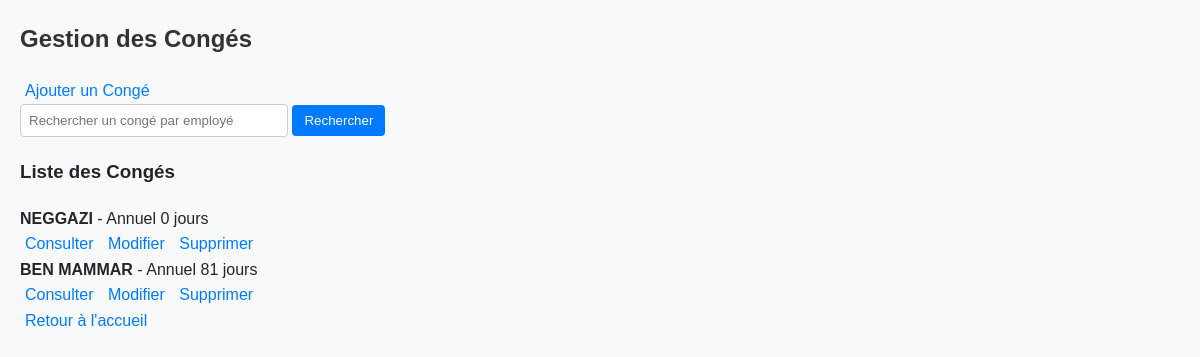
The app's page /conges/ with its own data.
### app1/models.py (models this page shows, shortened)
class Conge(models.Model):
    TYPE_CONGE_CHOICES = [
        ('Annuel', 'Congé Annuel'),
        ('Maladie', 'Congé Maladie'),
        ('Maternité', 'Congé Maternité/Paternité'),
        ('Sans Solde', 'Congé Sans Solde'),
    ]
    employe = models.ForeignKey(
        Employe,
        on_delete=models.CASCADE,
        related_name="conges",
        verbose_name="Employé"
    )
    type_conge = models.CharField(
        max_length=20,
        choices=TYPE_CONGE_CHOICES,
        verbose_name="Type de congé"
    )
    date_debut = models.DateField(verbose_name="Date de début")
    date_fin = models.DateField(verbose_name="Date de fin")
    jours_utilises = models.PositiveIntegerField(editable=False, verbose_name="Jours utilisés")
    solde_initial = models.PositiveIntegerField(verbose_name="Solde initial")
    solde_restant = models.PositiveIntegerField(verbose_name="Solde restant", editable=False)
    class Meta:
        verbose_name = "Congé"
        verbose_name_plural = "Congés"
        ordering = ['-date_debut']  # Tri par date de début décroissante

class Employe(models.Model):
    HOMME = 'H'
    FEMME = 'F'
    SEXE_CHOICES = [
        (HOMME, 'Homme'),
        (FEMME, 'Femme'),
    ]
    nom = models.CharField(max_length=100, verbose_name="Nom")
    prenom = models.CharField(max_length=100, verbose_name="Prénom")
    date_naissance = models.DateField(verbose_name="Date de naissance")
    date_embauche = models.DateField(verbose_name="Date d'embauche")
    adresse = models.TextField(verbose_name="Adresse")
    service = models.ForeignKey(
        'Service',
        on_delete=models.SET_NULL,
        null=True,
        blank=True,
        verbose_name="Service"
    )
    competences = models.TextField(verbose_name="Compétences", blank=True)
    historique_professionnel = models.TextField(verbose_name="Historique professionnel", blank=True)
    sexe = models.CharField(
        max_length=1,
        choices=SEXE_CHOICES,
        verbose_name="Sexe",
        default=HOMME,  # Par défaut, l'employé est masculin
    )
    class Meta:
        verbose_name = "Employé"
        verbose_name_plural = "Employés"
        ordering = ['nom', 'prenom']  # Tri par nom puis prénom

### app1/views/conge_views.py (the view)
# urls.py: path('conges/', conge_views.recherche_conge, name='recherche_conge'),
def recherche_conge(request):
    query = request.GET.get('q', '')
    if query:
        conges = Conge.objects.filter(employe__nom__icontains=query)  # Filtrer par nom de l'employé
    else:
        conges = Conge.objects.all()  # Récupérer tous les congés
    context = {
        'conges': conges,
        'query': query,
    }
    return render(request, 'conge_templates/recherche_conge.html', context)

### app1/templates/conge_templates/recherche_conge.html (shortened to what this page needs)
{% load static %} {% block content %}
<!DOCTYPE html>
<html lang="fr">
  <head>
    <link rel="stylesheet" href="{% static 'css/style.css' %}" />
  </head>
  <body>
    <div class="container main-container">
      <h2 class="text-center text-primary mb-4">Gestion des Congés</h2>
      <div class="text-end mb-3">
        <a href="{% url 'ajouter_conge' %}" class="btn btn-success btn-custom"
          >Ajouter un Congé</a
        >
      </div>
      <form method="GET" class="search-form d-flex mb-4">
        <input
          type="text"
          name="q"
          class="form-control me-2"
          placeholder="Rechercher un congé par employé"
          value="{{ query }}"
        />
        <button type="submit" class="btn btn-primary btn-custom">
          Rechercher
        </button>
      </form>
      <h3 class="text-secondary mb-3">Liste des Congés</h3>
      <div class="list-group">
        {% for conge in conges %}
        <div
          class="list-group-item d-flex justify-content-between align-items-center bg-light"
        >
          <div>
            <strong>{{ conge.employe.nom }}</strong> - {{ conge.type_conge }}
            <span class="badge bg-primary ms-2"
              >{{ conge.solde_restant }} jours</span
            >
          </div>
          <div class="btn-group" role="group">
            <a
              href="{% url 'details_conge' conge.id %}"
              class="btn btn-info btn-sm text-white"
              >Consulter</a
            >
            <a
              href="{% url 'edit_conge' conge.id %}"
              class="btn btn-warning btn-sm"
              >Modifier</a
            >
            <a
              href="{% url 'delete_conge' conge.id %}"
              class="btn btn-danger btn-sm"
              >Supprimer</a
            >
          </div>
        </div>
        {% empty %}
        <p class="text-center no-conge">Aucun congé trouvé.</p>
        {% endfor %}
      </div>
    </div>
    <div>
      <a href="{% url 'accueil' %}">Retour à l'accueil</a>
    </div>
  </body>
</html>
{% endblock %}

### app1/static/css/style.css (style rules this page uses)
body { font-family: Arial, sans-serif; margin: 0; padding: 0; background-color: #f8f9fa; color: #212529; }
body { font-family: Arial, sans-serif; margin: 20px; line-height: 1.6; }
h2 { color: #333; margin-bottom: 20px; }
a { color: #007BFF; text-decoration: none; margin: 0 5px; }
form { margin-bottom: 20px; }
form input[type="text"] { padding: 8px; width: 250px; border: 1px solid #ccc; border-radius: 4px; }
form button { padding: 8px 12px; background-color: #007BFF; color: white; border: none; border-radius: 4px; cursor: pointer; }

### records on screen
Conge: employe.nom "NEGGAZI", type_conge "Annuel", solde_restant "0"
Conge: employe.nom "BEN MAMMAR", type_conge "Annuel", solde_restant "81"
